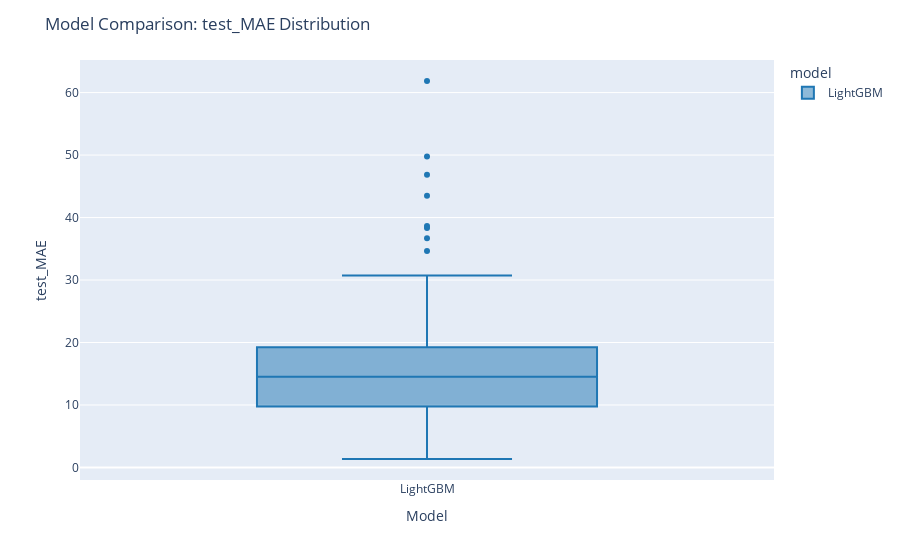
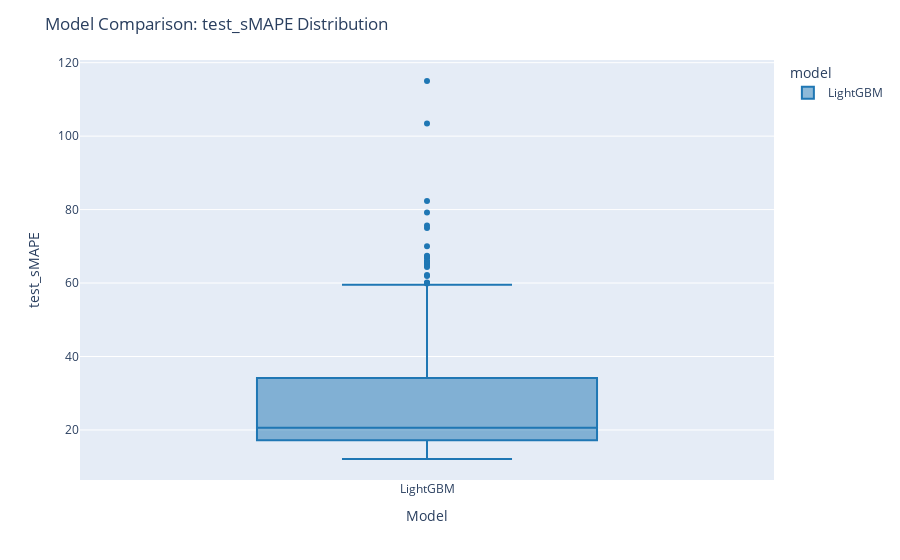

Write notebook code for charts like these, in order.
### Code cell
for metric in ['test_MAE', 'test_sMAPE']:
    fig = px.box(
        df_lgbm,
        x='model',
        y=metric,
        color='model', 
        color_discrete_map={
    'LightGBM': '#1f77b4',
    'XGBoost': '#ff7f0e' 
    },
    )
    
    fig.update_layout(
        title=f'Model Comparison: {metric} Distribution',
        xaxis_title='Model',
        yaxis_title=f'{metric}',
        font=dict(size=12)
    )
    
    fig.show()

### Figure 1 — Plotly figure (JSON) as saved in the notebook; plotly's stock layout.template omitted (floating-point values rounded to 4 significant figures; data arrays with more than 128 entries replaced by an {"elided": "..."} marker saying what was removed)
{"data": [{"alignmentgroup": "True", "hovertemplate": "model=%{x}<br>test_MAE=%{y}<extra></extra>", "legendgroup": "LightGBM", "marker": {"color": "#1f77b4"}, "name": "LightGBM", "notched": false, "offsetgroup": "LightGBM", "orientation": "v", "showlegend": true, "type": "box", "x": {"elided": "594 str values"}, "x0": " ", "xaxis": "x", "y": {"elided": "594 float values"}, "y0": " ", "yaxis": "y"}], "layout": {"boxmode": "overlay", "font": {"size": 12}, "legend": {"title": {"text": "model"}, "tracegroupgap": 0}, "margin": {"t": 60}, "title": {"text": "Model Comparison: test_MAE Distribution"}, "xaxis": {"anchor": "y", "categoryarray": ["LightGBM"], "categoryorder": "array", "domain": [0, 1], "title": {"text": "Model"}}, "yaxis": {"anchor": "x", "domain": [0, 1], "title": {"text": "test_MAE"}}}}

### Figure 2 — Plotly figure (JSON) as saved in the notebook; plotly's stock layout.template omitted (floating-point values rounded to 4 significant figures; data arrays with more than 128 entries replaced by an {"elided": "..."} marker saying what was removed)
{"data": [{"alignmentgroup": "True", "hovertemplate": "model=%{x}<br>test_sMAPE=%{y}<extra></extra>", "legendgroup": "LightGBM", "marker": {"color": "#1f77b4"}, "name": "LightGBM", "notched": false, "offsetgroup": "LightGBM", "orientation": "v", "showlegend": true, "type": "box", "x": {"elided": "594 str values"}, "x0": " ", "xaxis": "x", "y": {"elided": "594 float values"}, "y0": " ", "yaxis": "y"}], "layout": {"boxmode": "overlay", "font": {"size": 12}, "legend": {"title": {"text": "model"}, "tracegroupgap": 0}, "margin": {"t": 60}, "title": {"text": "Model Comparison: test_sMAPE Distribution"}, "xaxis": {"anchor": "y", "categoryarray": ["LightGBM"], "categoryorder": "array", "domain": [0, 1], "title": {"text": "Model"}}, "yaxis": {"anchor": "x", "domain": [0, 1], "title": {"text": "test_sMAPE"}}}}
